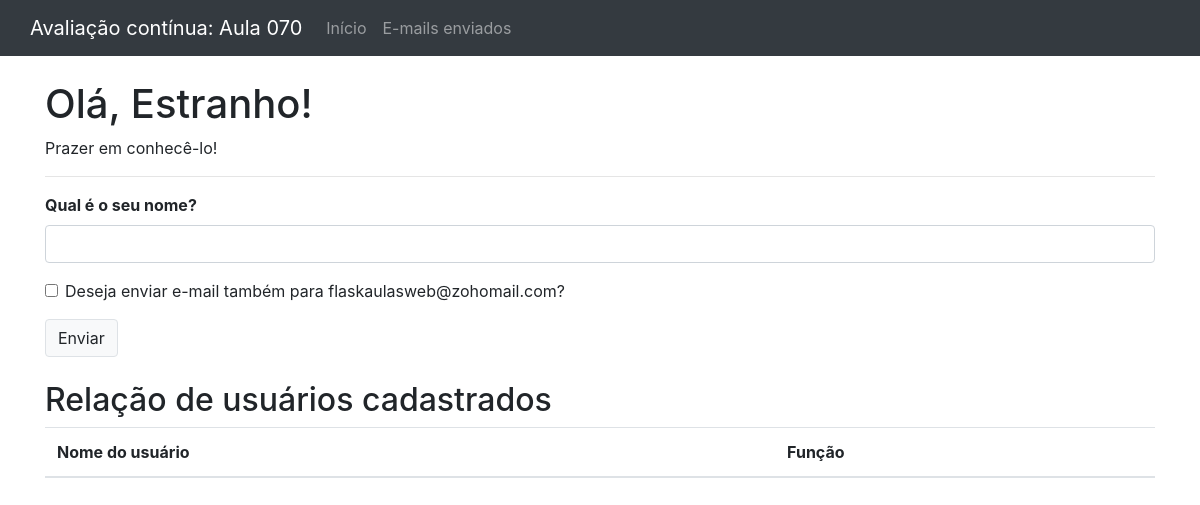
The app's page /, older data.
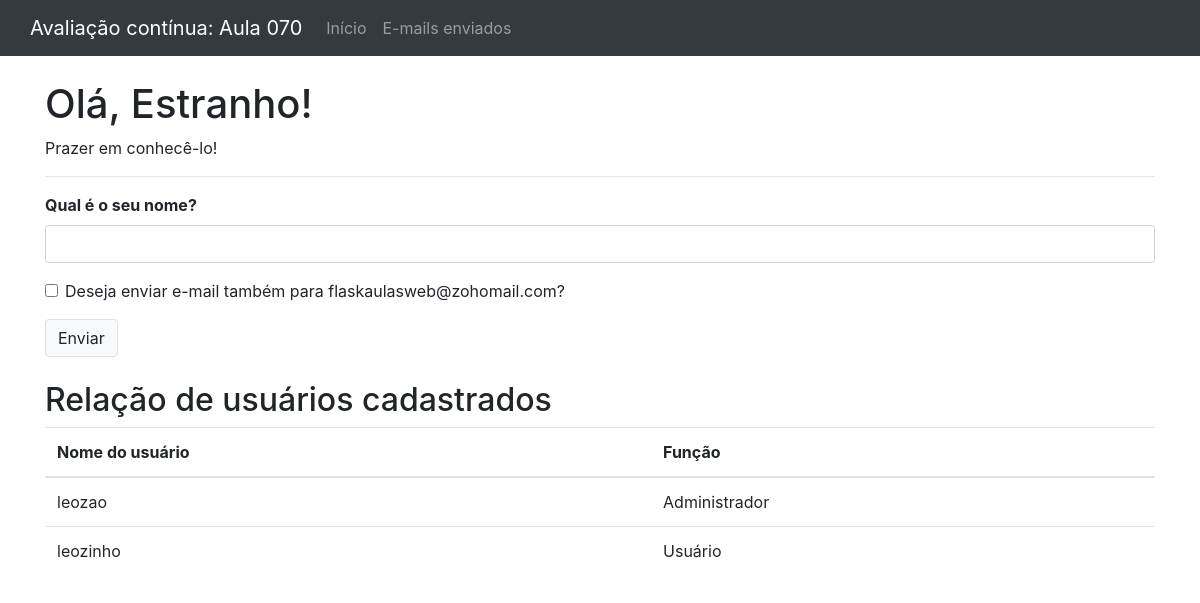
The same page, newer data.
### hello.py (models this page shows, shortened)
class User(db.Model):
    __tablename__ = 'users'
    id = db.Column(db.Integer, primary_key=True)
    username = db.Column(db.String(64), unique=True, index=True)
    role_id = db.Column(db.Integer, db.ForeignKey('roles.id'))

class Role(db.Model):
    __tablename__ = 'roles'
    id = db.Column(db.Integer, primary_key=True)
    name = db.Column(db.String(64), unique=True)
    users = db.relationship('User', backref='role', lazy='dynamic')

### hello.py (the view, shortened to what this page needs)
@app.route('/', methods=['GET', 'POST'])
def index():
    form = NameForm()
    usuarios = User.query.order_by(User.id.asc()).all()
    return render_template(
        'index.html',
        form=form,
        name=session.get('name'),
        known=session.get('known', False),
        email_enviado=session.pop('email_enviado', False),
        usuarios=usuarios
    )

### hello.py
class NameForm(FlaskForm):
    name = StringField('Qual é o seu nome?', validators=[DataRequired()])
    enviar_professor = BooleanField('Deseja enviar e-mail também para flaskaulasweb@zohomail.com?')
    submit = SubmitField('Enviar')

### templates/index.html (shortened to what this page needs)
{% extends "base.html" %}
{% block content %}
<div class="page-header">
    <h1>Olá, {% if name %}{{ name }}{% else %}Estranho{% endif %}!</h1>
    {% if name %}
        {% if known %}
            <p>Feliz em vê-lo novamente!</p>
        {% else %}
            <p>Prazer em conhecê-lo!</p>
        {% endif %}
    {% else %}
        <p>Prazer em conhecê-lo!</p>
    {% endif %}
</div>
<hr>
<form method="POST">
    <div class="form-group">
        {{ form.name.label(class="font-weight-bold") }}
        {{ form.name(class="form-control") }}
    </div>
    <div class="form-group form-check">
        {{ form.enviar_professor(class="form-check-input") }}
        {{ form.enviar_professor.label(class="form-check-label") }}
    </div>
    {{ form.submit(class="btn btn-light border") }}
</form>
<div class="mt-4">
    <h2>Relação de usuários cadastrados</h2>
    <table class="table">
        <thead>
            <tr>
                <th>Nome do usuário</th>
                <th>Função</th>
            </tr>
        </thead>
        <tbody>
            {% for usuario in usuarios %}
            <tr>
                <td>{{ usuario.username }}</td>
                <td>{{ usuario.role.name if usuario.role else 'Sem função' }}</td>
            </tr>
            {% endfor %}
        </tbody>
    </table>
</div>
{% endblock %}

Row changes from the older to the newer data that the page shows:
added User: username "leozao", role "Administrador"
added User: username "leozinho", role "Usuário"
